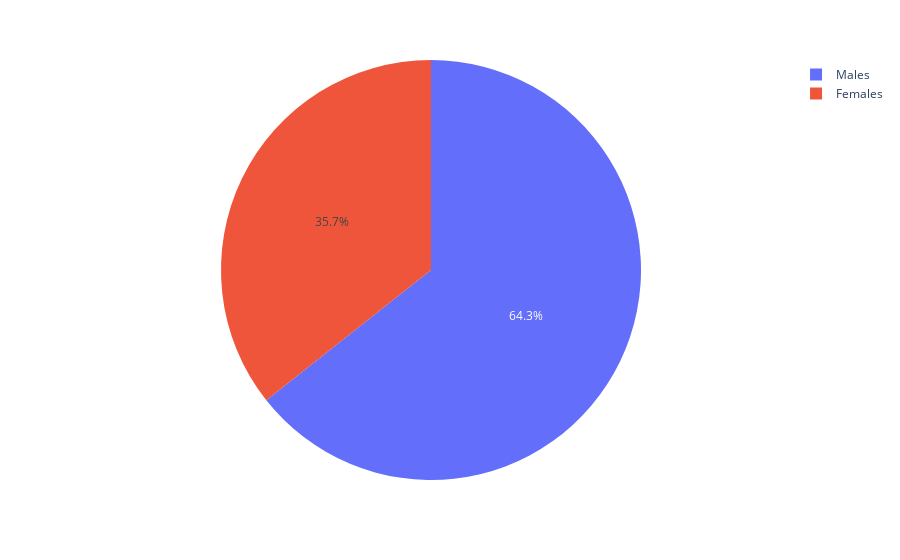

Notebook cell for this chart:
### Code cell
fig1=px.pie(names=["Males","Females"] ,values=df.sex.value_counts())
fig1.show()

### Figure 1 — Plotly figure (JSON) as saved in the notebook; plotly's stock layout.template omitted (floating-point values rounded to 4 significant figures)
{"data": [{"domain": {"x": [0, 1], "y": [0, 1]}, "hovertemplate": "label=%{label}<br>value=%{value}<extra></extra>", "labels": ["Males", "Females"], "legendgroup": "", "name": "", "showlegend": true, "type": "pie", "values": [157, 87]}], "layout": {"autosize": true, "legend": {"tracegroupgap": 0}, "margin": {"t": 60}}}
